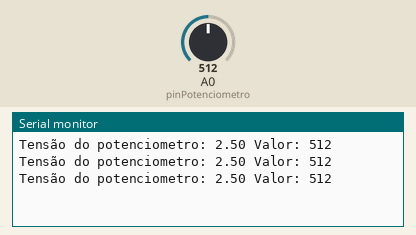
The sketch below on a simulated Arduino Uno, built with avr-gcc and run on an emulated ATmega328P. Parts: the last lines printed to the serial monitor. The inputs (shaded band) are chosen by the test bench; at power-on: A0 (pinPotenciometro) = 512.

Above: at 2.2 s.
2.3 s: A0 (pinPotenciometro) set to 716
At 2.9 s:
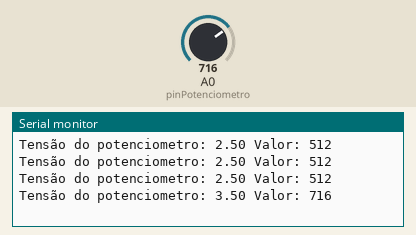
3.8 s: A0 (pinPotenciometro) set to 900
At 4.4 s:
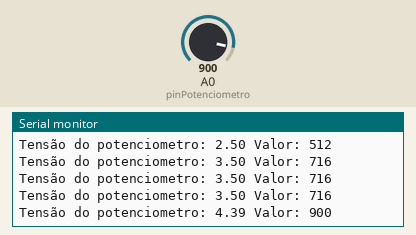
Timing chart, 0 to 6.8 s (numbered marks = the images above; inputs shaded):
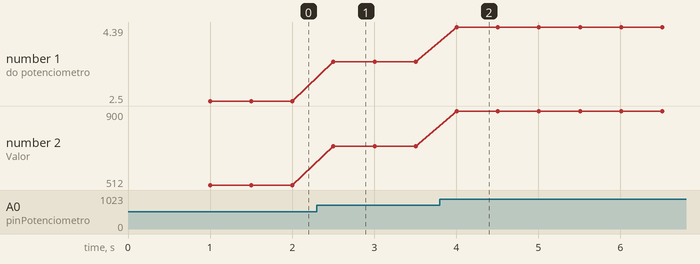

The sketch:

potenciometro.ino
```cpp
/**
  Sketch: lendo sinais analógicos
  Name: potenciometro.ino
  Purpose: algoritmo para ler sinais analógicos pelo potenciômetro

  @version 1.0 09/07/2024
*/

#define pinPotenciometro A0
int sensorValue = 0;
float voltage;

void setup() {
  Serial.begin(9600);
  delay(1000);
}

void loop() {
  sensorValue = analogRead(pinPotenciometro); //recebe o retorno do sinal analógico conectado à A0
  voltage = sensorValue * (5.0 / 1024); //cálculo de tensão
  Serial.print("Tensão do potenciometro: "); // imprime no monitor serial
  Serial.print(voltage); // imprime a tensão
  Serial.print(" Valor: "); // imprime no monitor serial
  Serial.println(sensorValue); // imprime o valor
  delay(500); // atraso de 500 milisegundos
}
```

Measured:
- after the input at 2.3 s, the serial monitor: prints a new line after 0.20 s (image 1)
- after the input at 3.8 s, the serial monitor: prints a new line after 0.21 s (image 2)
- plotted number 1: 2.5 → 3.5 after the input at 2.3 s, 3.5 → 4.39 after the input at 3.8 s
- plotted number 2: 512 → 716 after the input at 2.3 s, 716 → 900 after the input at 3.8 s
